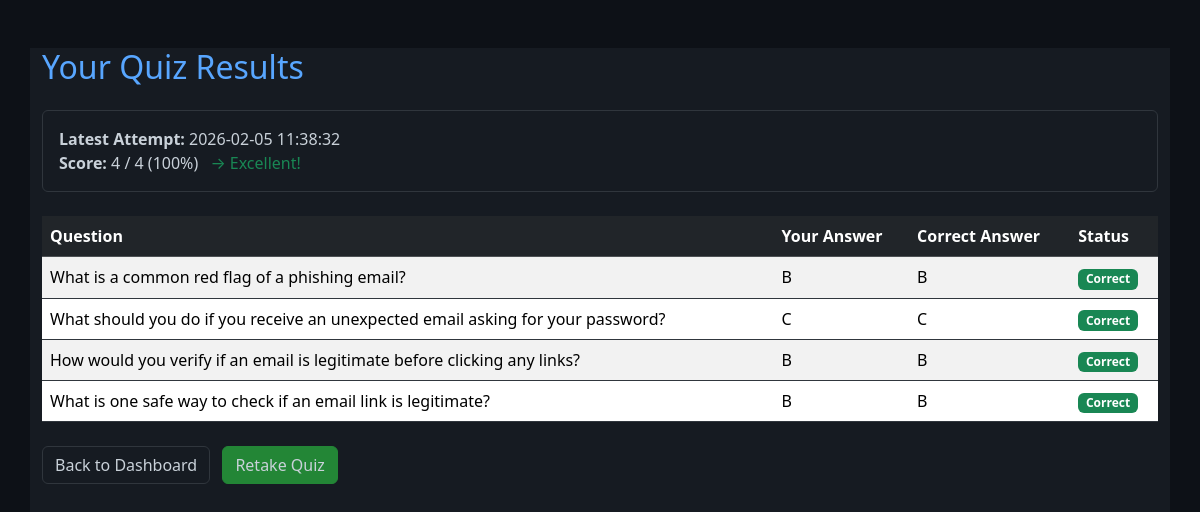
The app's page /results.php?lesson_id=2 (signed in) with its own data.
### tables this page shows
CREATE TABLE `user_answers` (
  `id` int(11) NOT NULL,
  `user_id` int(11) NOT NULL,
  `question_id` int(11) NOT NULL,
  `answer` text NOT NULL,
  `is_correct` tinyint(1) DEFAULT 0,
  `submitted_at` timestamp NOT NULL DEFAULT current_timestamp()
);

CREATE TABLE `questions` (
  `id` int(11) NOT NULL,
  `lesson_id` int(11) NOT NULL,
  `question` text NOT NULL,
  `options` text DEFAULT NULL,
  `correct_answer` varchar(255) NOT NULL,
  `type` enum('mcq','short') DEFAULT 'mcq'
);

### results.php (the view, shortened to what this page needs)
<?php
include 'db_connect.php';
$lesson_id = $_GET['lesson_id'] ?? 0;
$user_id   = $_SESSION['user_id'];
$stmt = $conn->prepare("
    SELECT ua.*, q.question, q.correct_answer
    FROM user_answers ua
    INNER JOIN questions q ON ua.question_id = q.id
    WHERE ua.user_id = ?
      AND q.lesson_id = ?
      AND ua.submitted_at = (
          SELECT MAX(submitted_at)
          FROM user_answers sub
          WHERE sub.user_id = ua.user_id
            AND sub.question_id = ua.question_id
      )
    ORDER BY ua.submitted_at DESC
");
$stmt->execute([$user_id, $lesson_id]);
$answers = $stmt->fetchAll(PDO::FETCH_ASSOC);
$total     = count($answers);
$correct   = 0;
foreach ($answers as $a) {
if ($a['is_correct']) $correct++;
}
$percentage = $total > 0 ? round(($correct / $total) * 100, 1) : 0;
$latest_attempt = $answers ? $answers[0]['submitted_at'] : '';
?>
<!DOCTYPE html>
<html lang="en">
<head>
<link href="https://cdn.jsdelivr.net/npm/bootstrap@5.3.3/dist/css/bootstrap.min.css" rel="stylesheet">
<link href="style.css" rel="stylesheet">
</head>
<body class="container mt-5">
<h2 class="mb-4">Your Quiz Results</h2>
<div class="alert alert-info mb-4">
<strong>Latest Attempt:</strong> <?= htmlspecialchars($latest_attempt ?: 'N/A') ?><br>
<strong>Score:</strong> <?= $correct ?> / <?= $total ?> (<?= $percentage ?>%)
<?php if ($percentage >= 80): ?>
    <span class="text-success ms-2">→ Excellent!</span>
<?php elseif ($percentage >= 60): ?>
    <span class="text-warning ms-2">→ Good – keep practicing</span>
<?php else: ?>
    <span class="text-danger ms-2">→ Review the lesson and try again</span>
<?php endif; ?>
</div>
<?php if (empty($answers)): ?>
<div class="alert alert-warning">
    No answers found for this quiz. Please take the quiz first.
</div>
<?php else: ?>
<table class="table table-striped table-hover">
    <thead class="table-dark">
        <tr>
            <th>Question</th>
            <th>Your Answer</th>
            <th>Correct Answer</th>
            <th>Status</th>
        </tr>
    </thead>
    <tbody>
        <?php foreach ($answers as $a): ?>
            <tr>
                <td><?= htmlspecialchars($a['question']) ?></td>
                <td><?= htmlspecialchars($a['answer'] ?: '—') ?></td>
                <td><?= htmlspecialchars($a['correct_answer']) ?></td>
                <td>
                    <?php if ($a['is_correct']): ?>
                        <span class="badge bg-success">Correct</span>
                    <?php else: ?>
                        <span class="badge bg-danger">Incorrect</span>
                    <?php endif; ?>
                </td>
            </tr>
        <?php endforeach; ?>
    </tbody>
</table>
<?php endif; ?>
<div class="mt-4">
<a href="dashboard.php" class="btn btn-secondary">Back to Dashboard</a>
<a href="lesson.php?id=<?= $lesson_id ?>" class="btn btn-primary ms-2">Retake Quiz</a>
</div>
</body>
</html>

### style.css (style rules this page uses)
* { box-sizing: border-box; }
html, body { background-color: #0d1117 !important; color: #c9d1d9 !important; margin: 0; padding: 0; min-height: 100vh; }
.container, .card, .alert, .table, .form-control, .btn { background-color: #161b22 !important; border-color: #30363d !important; color: #c9d1d9 !important; }
.btn-primary { background-color: #238636 !important; border-color: #238636 !important; }
a { color: #58a6ff !important; }
h1, h2, h3, h4, h5, h6 { color: #58a6ff !important; }

### records on screen
user_answers: submitted_at "2026-02-05 11:38:32", question.question "What is a common red flag of a phishing email?", answer "B", question.correct_answer "B", is_correct "Correct"
user_answers: question.question "What should you do if you receive an unexpected email asking for your password?", answer "C", question.correct_answer "C", is_correct "Correct"
user_answers: question.question "How would you verify if an email is legitimate before clicking any links?", answer "B", question.correct_answer "B", is_correct "Correct"
user_answers: question.question "What is one safe way to check if an email link is legitimate?", answer "B", question.correct_answer "B", is_correct "Correct"

### other values on screen
$correct "4"
$total "4"
$percentage "100"
